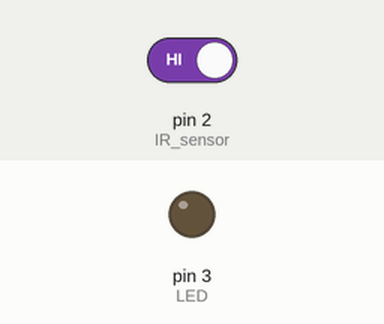
Recording of a sketch running on a simulated Arduino Uno, built with avr-gcc and run on an emulated ATmega328P. Parts: output pins drawn as LEDs (lit = HIGH). The inputs (shaded band) are chosen by the test bench; at power-on: pin 2 (IR_sensor) HIGH.

Above: at 1.2 s.
1.3 s: pin 2 (IR_sensor) driven LOW
At 2.0 s:
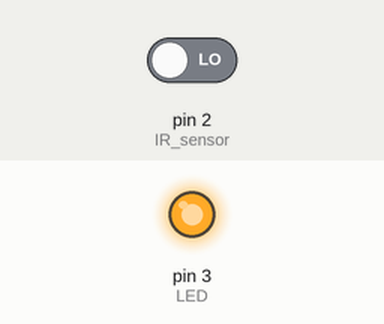
2.8 s: pin 2 (IR_sensor) driven HIGH
At 3.1 s:
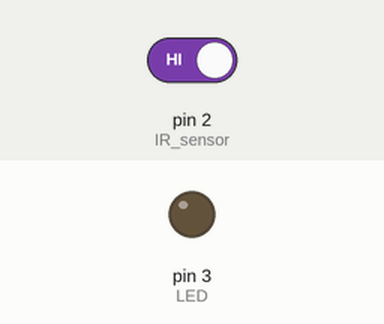
Timing chart, 0 to 5.8 s (numbered marks = the images above; inputs shaded):
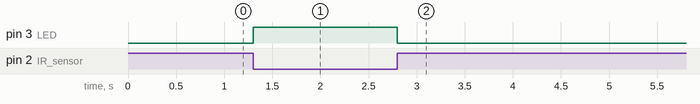

Measured:
- after the input at 1.3 s, pin 3 (LED): LOW → HIGH at once
- after the input at 2.8 s, pin 3 (LED): HIGH → LOW at once

The sketch:

IR_obstacle_detection.ino
```cpp
void setup() {
  pinMode(2, INPUT);  // IR sensor
  pinMode(3, OUTPUT); // LED
}

void loop() {
  int val = digitalRead(2);
  if (val == LOW) {
    digitalWrite(3, HIGH); // Obstacle detected
  } else {
    digitalWrite(3, LOW);
  }
}
```
